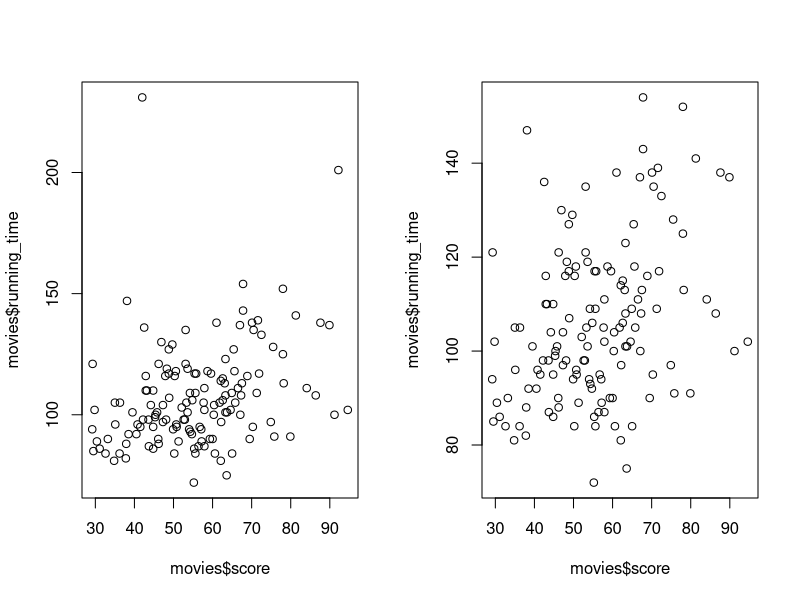

Reproduce this figure in R.
movies <- read.table("movies.txt",sep="\t",header=T,quote="")
head(movies)

par(mfrow=c(1,2))

movies$score <- as.numeric(movies$score)
movies$running_time <- as.numeric(movies$running_time)
movies$box_office <- as.numeric(movies$box_office)
plot(movies$running_time ~ movies$score)
lm1 <- lm(movies$score ~ movies$box_office + movies$running_time)
summary(lm1)
#abline(lm1,col="red",lwd=3)

movies <- movies[movies$running_time < 200,]
plot(movies$running_time ~ movies$score)
lm2 <- lm(movies$score ~ movies$box_office + movies$running_time)
summary(lm2)
